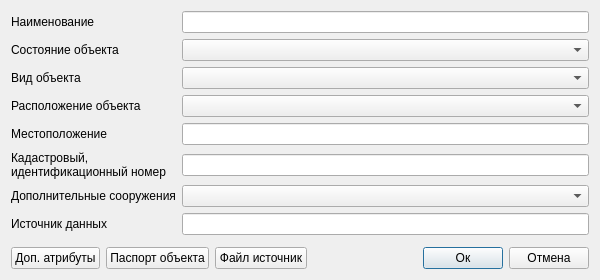
<?xml version="1.0" encoding="UTF-8"?>
<ui version="4.0">
 <class>Dialog</class>
 <widget class="QDialog" name="Dialog">
  <property name="geometry">
   <rect>
    <x>0</x>
    <y>0</y>
    <width>600</width>
    <height>280</height>
   </rect>
  </property>
  <property name="minimumSize">
   <size>
    <width>600</width>
    <height>280</height>
   </size>
  </property>
  <property name="windowTitle">
   <string>Объекты связи (полигон)</string>
  </property>
  <property name="accessibleName">
   <string notr="true">btnSave</string>
  </property>
  <layout class="QVBoxLayout" name="verticalLayout_2">
   <item>
    <layout class="QGridLayout" name="gridLayout_2">
     <item row="0" column="1">
      <layout class="QHBoxLayout" name="horizontalLayout_4">
       <item>
        <layout class="QGridLayout" name="gridLayout_3">
         <item row="3" column="0">
          <widget class="QLabel" name="label_2">
           <property name="text">
            <string>Расположение объекта</string>
           </property>
          </widget>
         </item>
         <item row="4" column="0">
          <widget class="QLabel" name="label_4">
           <property name="text">
            <string>Местоположение</string>
           </property>
          </widget>
         </item>
         <item row="4" column="1">
          <widget class="QLineEdit" name="tbLocation">
           <property name="clearButtonEnabled">
            <bool>true</bool>
           </property>
          </widget>
         </item>
         <item row="5" column="0">
          <widget class="QLabel" name="label_24">
           <property name="text">
            <string>Кадастровый, 
идентификационный номер</string>
           </property>
          </widget>
         </item>
         <item row="3" column="1">
          <widget class="QgsCheckableComboBox" name="cbArrangement"/>
         </item>
         <item row="1" column="0">
          <widget class="QLabel" name="label_10">
           <property name="text">
            <string>Состояние объекта</string>
           </property>
          </widget>
         </item>
         <item row="7" column="1">
          <widget class="QLineEdit" name="tbDataSource">
           <property name="clearButtonEnabled">
            <bool>true</bool>
           </property>
          </widget>
         </item>
         <item row="1" column="1">
          <widget class="QComboBox" name="cbObjectState">
           <property name="accessibleName">
            <string notr="true">cbPipeType</string>
           </property>
          </widget>
         </item>
         <item row="0" column="0">
          <widget class="QLabel" name="label">
           <property name="text">
            <string>Наименование</string>
           </property>
          </widget>
         </item>
         <item row="0" column="1">
          <widget class="QLineEdit" name="tbDenomination">
           <property name="clearButtonEnabled">
            <bool>true</bool>
           </property>
          </widget>
         </item>
         <item row="2" column="1">
          <widget class="QComboBox" name="cbObjectType">
           <property name="accessibleName">
            <string notr="true">cbPipeType</string>
           </property>
          </widget>
         </item>
         <item row="5" column="1">
          <widget class="QLineEdit" name="tbCadastralNumber">
           <property name="clearButtonEnabled">
            <bool>true</bool>
           </property>
          </widget>
         </item>
         <item row="7" column="0">
          <widget class="QLabel" name="label_25">
           <property name="text">
            <string>Источник данных</string>
           </property>
          </widget>
         </item>
         <item row="2" column="0">
          <widget class="QLabel" name="label_11">
           <property name="text">
            <string>Вид объекта</string>
           </property>
          </widget>
         </item>
         <item row="6" column="0">
          <widget class="QLabel" name="label_5">
           <property name="text">
            <string>Дополнительные сооружения</string>
           </property>
          </widget>
         </item>
         <item row="6" column="1">
          <widget class="QComboBox" name="cbAdditionalStructures"/>
         </item>
        </layout>
       </item>
      </layout>
     </item>
     <item row="3" column="1">
      <layout class="QHBoxLayout" name="horizontalLayout">
       <item>
        <widget class="QPushButton" name="btnAdditionalAttributes">
         <property name="text">
          <string>Доп. атрибуты</string>
         </property>
        </widget>
       </item>
       <item>
        <widget class="QPushButton" name="btnObjectPassport">
         <property name="text">
          <string>Паспорт объекта</string>
         </property>
        </widget>
       </item>
       <item>
        <widget class="QPushButton" name="btnDownloadFiles">
         <property name="text">
          <string>Файл источник</string>
         </property>
        </widget>
       </item>
       <item>
        <spacer name="horizontalSpacer">
         <property name="orientation">
          <enum>Qt::Horizontal</enum>
         </property>
         <property name="sizeHint" stdset="0">
          <size>
           <width>40</width>
           <height>20</height>
          </size>
         </property>
        </spacer>
       </item>
       <item>
        <widget class="QPushButton" name="btnOk">
         <property name="accessibleName">
          <string notr="true">btnSave</string>
         </property>
         <property name="text">
          <string>Ок</string>
         </property>
         <property name="default">
          <bool>true</bool>
         </property>
        </widget>
       </item>
       <item>
        <widget class="QPushButton" name="btnCancel">
         <property name="accessibleName">
          <string notr="true">btnCancel</string>
         </property>
         <property name="text">
          <string>Отмена</string>
         </property>
        </widget>
       </item>
      </layout>
     </item>
     <item row="2" column="1">
      <layout class="QHBoxLayout" name="horizontalLayout_2">
       <item>
        <spacer name="verticalSpacer">
         <property name="orientation">
          <enum>Qt::Vertical</enum>
         </property>
         <property name="sizeHint" stdset="0">
          <size>
           <width>20</width>
           <height>40</height>
          </size>
         </property>
        </spacer>
       </item>
      </layout>
     </item>
    </layout>
   </item>
  </layout>
 </widget>
 <customwidgets>
  <customwidget>
   <class>QgsCheckableComboBox</class>
   <extends>QComboBox</extends>
   <header>qgscheckablecombobox.h</header>
  </customwidget>
 </customwidgets>
 <tabstops>
  <tabstop>tbDenomination</tabstop>
  <tabstop>cbObjectState</tabstop>
  <tabstop>cbObjectType</tabstop>
  <tabstop>cbArrangement</tabstop>
  <tabstop>tbLocation</tabstop>
  <tabstop>tbCadastralNumber</tabstop>
  <tabstop>cbAdditionalStructures</tabstop>
  <tabstop>tbDataSource</tabstop>
  <tabstop>btnAdditionalAttributes</tabstop>
  <tabstop>btnObjectPassport</tabstop>
  <tabstop>btnDownloadFiles</tabstop>
  <tabstop>btnOk</tabstop>
  <tabstop>btnCancel</tabstop>
 </tabstops>
 <resources/>
 <connections/>
</ui>
